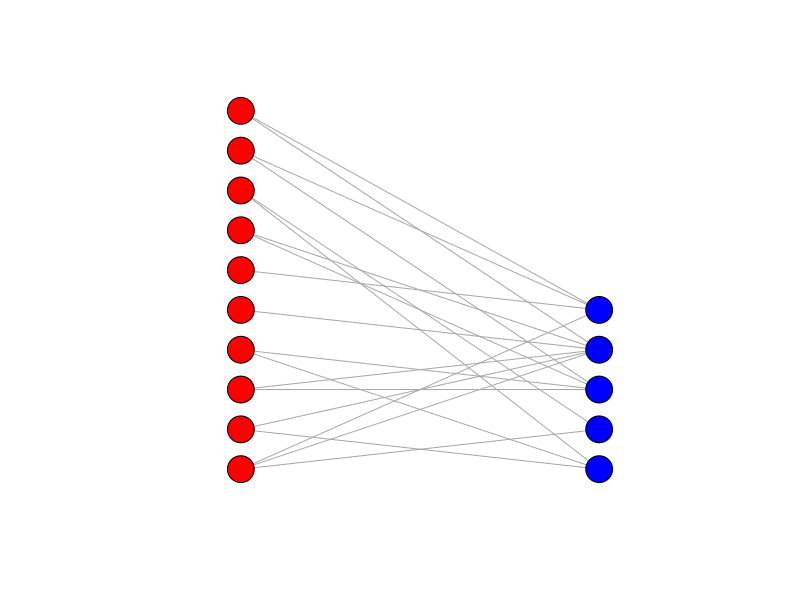
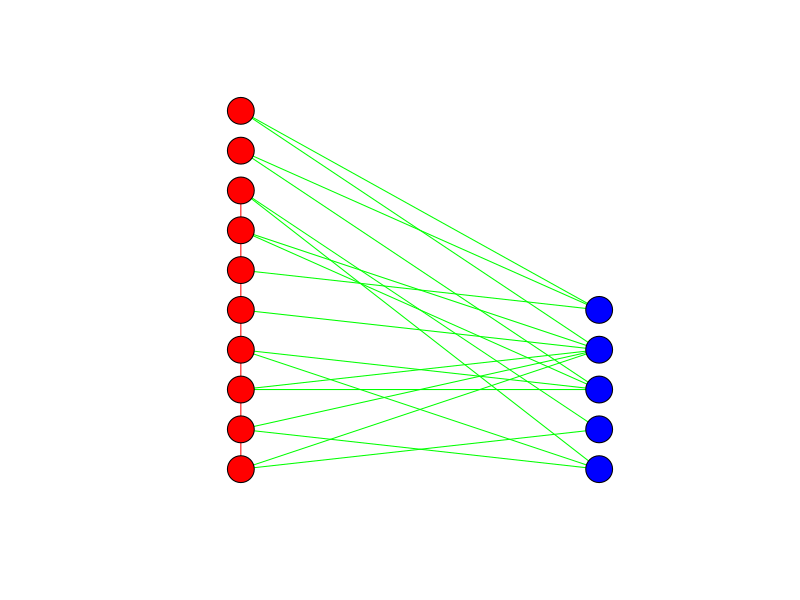
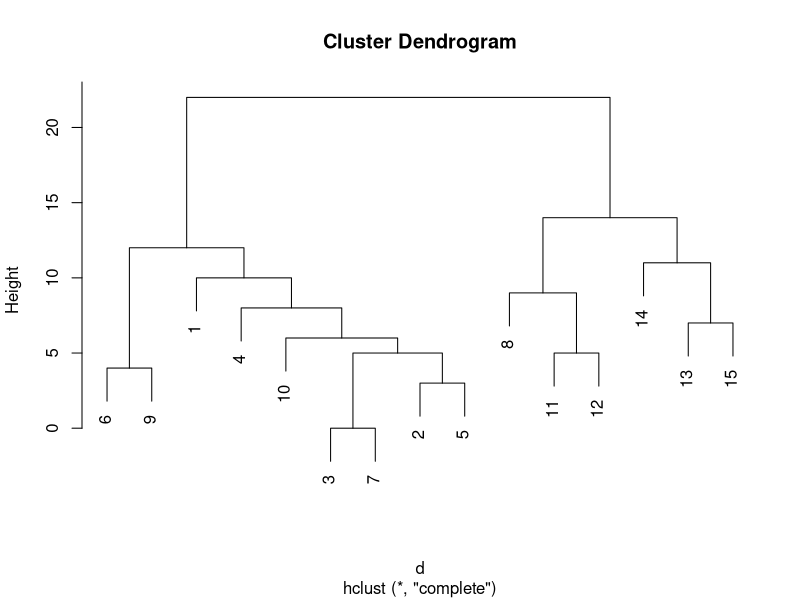
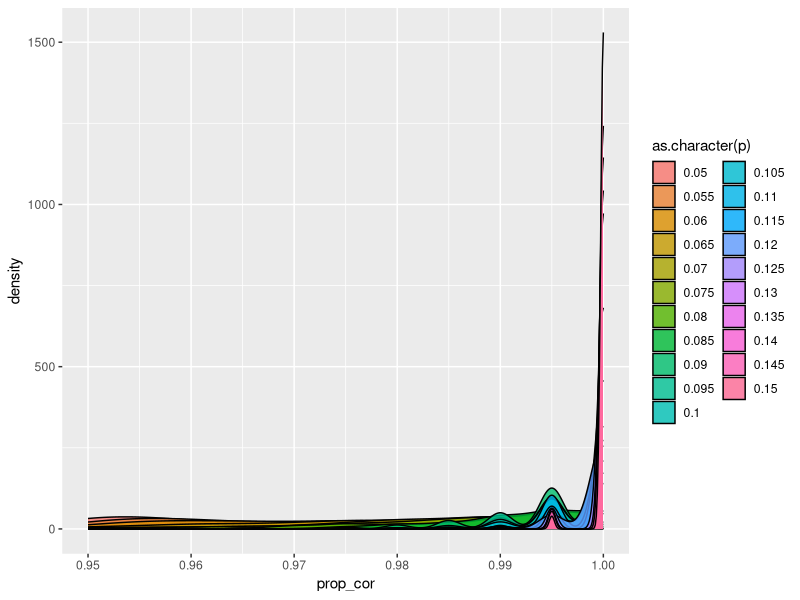
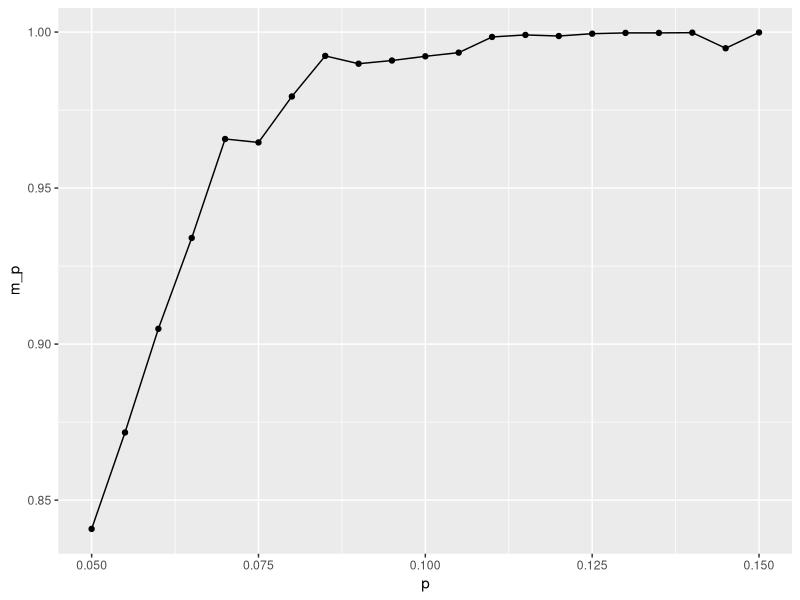

Here is the R script that generated these plots, in order:
# Loading necessary libraries
library(tidyverse)
library(igraph)

# This function creates a bipartite network
create_bi_network <- function(com_1_size = 10, com_2_size = 10, p = 0.4, p_rewire = 0.05, 
                              CREATE_LAYOUT = FALSE){
  # Generate random bipartite graph
  g <- sample_bipartite(n1 = com_1_size, n2 = com_2_size, p = p, directed = FALSE)
  
  if(CREATE_LAYOUT == TRUE){
    spacing <- 4
    y_pos_f <- 1
    y_pos_t <- 1
    for(i in 1:vcount(g)){
      # Check the type attribute and assign positions
      if(V(g)[i]$type == FALSE){
        V(g)[i]$x <- 1; V(g)[i]$y <- y_pos_f * spacing
        y_pos_f <- y_pos_f + 0.25
      } else {
        V(g)[i]$x <- 2; V(g)[i]$y <- y_pos_t * spacing
        y_pos_t <- y_pos_t + 0.25
      }
    }
  }
  
  # Assigning colors to nodes based on type
  V(g)[V(g)$type == FALSE]$color <- "red"
  V(g)[V(g)$type == TRUE]$color <- "blue"
  
  # Rewire the graph according to the probability p_rewire
  g_re <- rewire(g, each_edge(p = p_rewire, loops = FALSE))
  
  # Set edge colors
  E(g_re)$color = "green"
  E(g_re)[V(g_re)[type == TRUE] %--% V(g_re)[type == TRUE]]$color <- 'red'
  E(g_re)[V(g_re)[type == FALSE] %--% V(g_re)[type == FALSE]]$color <- 'red'
  
  # Return a list containing the adjacency matrices and graphs, both for the original and rewired networks
  return(list(A_re =  get.adjacency(g_re), g_re = g_re, A = get.adjacency(g), g = g))
}

# Running the create_bi_network function
bi_obj <- create_bi_network(com_1_size = 10, com_2_size = 5, CREATE_LAYOUT = TRUE)
g <- bi_obj$g
g_re <- bi_obj$g_re
A <- bi_obj$A
A_re <- bi_obj$A_re

# Plot the original and rewired bipartite networks
plot(g, vertex.label = "")
plot(g_re, vertex.label = "")

# Multiply adjacency matrices
A %*% A # strict block form
A_re %*% A_re # Almost strict block form

# Compute the Manhattan distance for the squared adjacency matrix and perform hierarchical clustering
d <- dist(A_re %*% A_re, method = "manhattan")
hc <- hclust(d)
plot(hc)

# Creating a result tibble
res <- tibble(mem = c(rep(1,10), rep(2, 5)),hc_res = cutree(hc, k=2))

res |> count(mem,hc_res)

# Simulations ----------------------------------------------------------------

# Setup for the simulations
res_df <- expand_grid(
  sim_id = 1:200, # do 200 sim 
  p = seq(0.05,0.15, 0.005) # for this list of rewiring
  )  |>  
  mutate(prop_cor = NA) # save results in here

# look at group sizes of
com_1_size <- 100
com_2_size <- 100

# Run simulations
for(i in 1:nrow(res_df)){
  p_i <- res_df$p[i]
  
  # Create the bipartite network
  adj <- create_bi_network(com_1_size, com_2_size, p = p_i)$A_re
  
  # Compute the Manhattan distance and perform hierarchical clustering
  d <- dist(adj %*% adj, method = "manhattan")
  hc <- hclust(d)
  res <- tibble(mem = c(rep(1,com_1_size), rep(2,com_2_size)),hc_res = cutree(hc, k=2))
  
  # Calculate the proportion of correct classifications by:
  prop_cor <- res |> # taking the results
    summarise(prop_cor = sum(mem == hc_res)/n()) |> # find the prop correct
    pull(prop_cor) # pull the number into a scaler object
  
  res_df$prop_cor[i] <- prop_cor # save the number
  
  # print progress
  if(i %% 100 == 0) print(glue::glue("Finished {round(i/nrow(res_df),2)*100}%"))
}

# Visualizing the distribution of prop_cor for different values of p
res_df |> 
  ggplot(aes(prop_cor, fill = as.character(p))) + 
  geom_density(alpha = 0.8) + 
  xlim(c(0.95,1))

# Grouping by p and plotting the mean proportion correct
res_df |> group_by(p) |> 
  summarise(m_p = mean(prop_cor)) |> 
  ggplot(aes(x = p, y = m_p)) + 
  geom_point() + 
  geom_line()